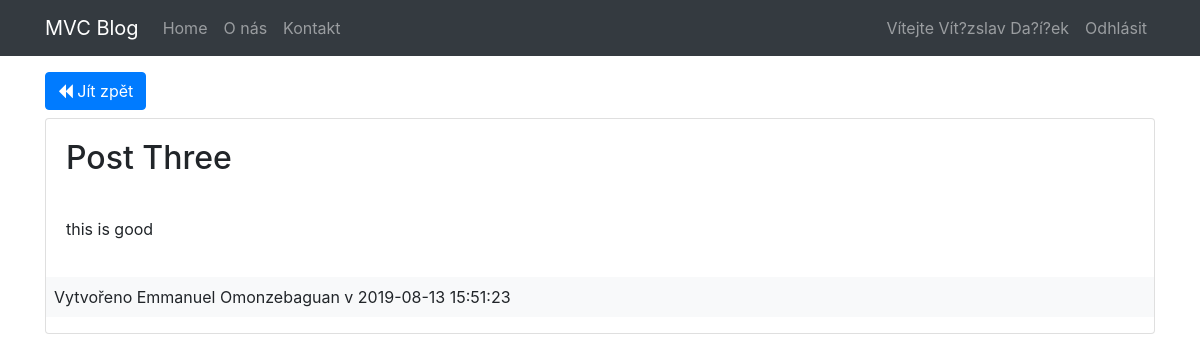
Page /posts/show/6 (signed in) on the committed database.
### tables this page shows
CREATE TABLE `posts` (
  `id` int(11) NOT NULL,
  `user_id` int(11) NOT NULL,
  `title` varchar(255) NOT NULL,
  `body` text NOT NULL,
  `created_at` datetime NOT NULL DEFAULT current_timestamp()
);

CREATE TABLE `user` (
  `id` int(11) NOT NULL,
  `name` varchar(255) NOT NULL,
  `email` varchar(255) NOT NULL,
  `password` varchar(255) NOT NULL,
  `created_at` datetime NOT NULL DEFAULT current_timestamp()
);

### app/controllers/Posts.php (called while the page is built, shortened)
<?php
class Posts extends Controller{
    public function __construct()
    {
        $this->postModel = $this->model('Post');
        $this->userModel = $this->model('User');
    }
    public function show($id){
        $post = $this->postModel->getPostById($id);
        $user = $this->userModel->getUserById($post->user_id);
        $data = [
            'post' => $post,
            'user' => $user
        ];
        $this->view('posts/show', $data);
    }
}

### app/libraries/Core.php (called while the page is built, shortened)
<?php
  class Core {
    protected $currentMethod = 'index';
    public function __construct(){
      $url = $this->getUrl();
      if(isset($url[0]) && file_exists('../app/controllers/' . ucwords($url[0]). '.php')){
        unset($url[0]);
      }
      $this->currentController = new $this->currentController;
      if(isset($url[1])){
        if(method_exists($this->currentController, $url[1])){
          $this->currentMethod = $url[1];
          unset($url[1]);
        }
      }
      $this->params = $url ? array_values($url) : [];
      call_user_func_array([$this->currentController, $this->currentMethod], $this->params);
    }
    public function getUrl(){
      if(isset($_GET['url'])){
        $url = rtrim($_GET['url'], '/');
        $url = filter_var($url, FILTER_SANITIZE_URL);
        $url = explode('/', $url);
        return $url;
      }
    }
  }

### public/index.php (called while the page is built, shortened)
<?php
  $init = new Core;

### app/libraries/Database.php (called while the page is built, shortened)
<?php
  class Database {
    private $host = DB_HOST;
    private $user = DB_USER;
    private $pass = DB_PASS;
    private $dbname = DB_NAME;
    private $dbh;
    private $stmt;
    public function __construct(){
      $dsn = 'mysql:host=' . $this->host . ';dbname=' . $this->dbname;
      $options = array(
        PDO::ATTR_PERSISTENT => true,
        PDO::ATTR_ERRMODE => PDO::ERRMODE_EXCEPTION
      );
      try{
        $this->dbh = new PDO($dsn, $this->user, $this->pass, $options);
      } catch(PDOException $e){
        $this->error = $e->getMessage();
        echo $this->error;
      }
    }
    public function query($sql){
      $this->stmt = $this->dbh->prepare($sql);
    }
    public function bind($param, $value, $type = null){
      if(is_null($type)){
        switch(true){
          case is_int($value):
            $type = PDO::PARAM_INT;
            break;
          default:
            $type = PDO::PARAM_STR;
        }
      }
      $this->stmt->bindValue($param, $value, $type);
    }
    public function execute(){
      return $this->stmt->execute();
    }
    public function single(){
      $this->execute();
      return $this->stmt->fetch(PDO::FETCH_OBJ);
    }
  }

### app/models/Post.php (called while the page is built, shortened)
<?php
class Post {
    private $db;
    public function __construct()
    {
        $this->db = new Database;
    }
    public function getPostById($id){
        $this->db->query('SELECT * FROM posts WHERE id = :id');
        $this->db->bind(':id', $id);
        $row = $this->db->single();
        return $row;
    }
}

### app/models/User.php (called while the page is built, shortened)
<?php
class User {
    private $db;
    public function __construct()
    {
        $this->db = new Database;
    }
    public function getUserById($id){
        $this->db->query('SELECT * FROM user WHERE id = :id');
        $this->db->bind(':id', $id);
        $row = $this->db->single();
        return $row;
    }
}

### app/views/posts/show.php (the view, shortened to what this page needs)
<?php require APPROOT . '/views/inc/header.php'; ?>
  <div class="row ">
      <div class="col-md-4">
          <a class="btn btn-primary pull-left" href="<?php echo URLROOT ;?>/posts"><i class="fa fa-backward"></i> Jít zpět</a>
      </div>
  </div>
        <div class="card mb-3 mt-2">
            <div class="card-body"><h2 class="card-text"><?php echo  $data['post']->title ;?></h2></div>
            <p class="card-body">
                <?php echo  $data['post']->body ;?>
            </p>
            <p class="card-title bg-light p-2 mb-3">
             Vytvořeno <?php echo $data['user']->name ;?> v <?php echo  $data['post']->created_at ;?>
            </p>
        </div>
<?php require APPROOT . '/views/inc/footer.php'; ?>

### rows in the picture
posts: title "Post Three", body "this is good", created_at "2019-08-13 15:51:23"
user: name "Emmanuel Omonzebaguan"

### other values in the picture
SITENAME "MVC Blog"
$_SESSION['name'] "Vít?zslav Da?í?ek"
